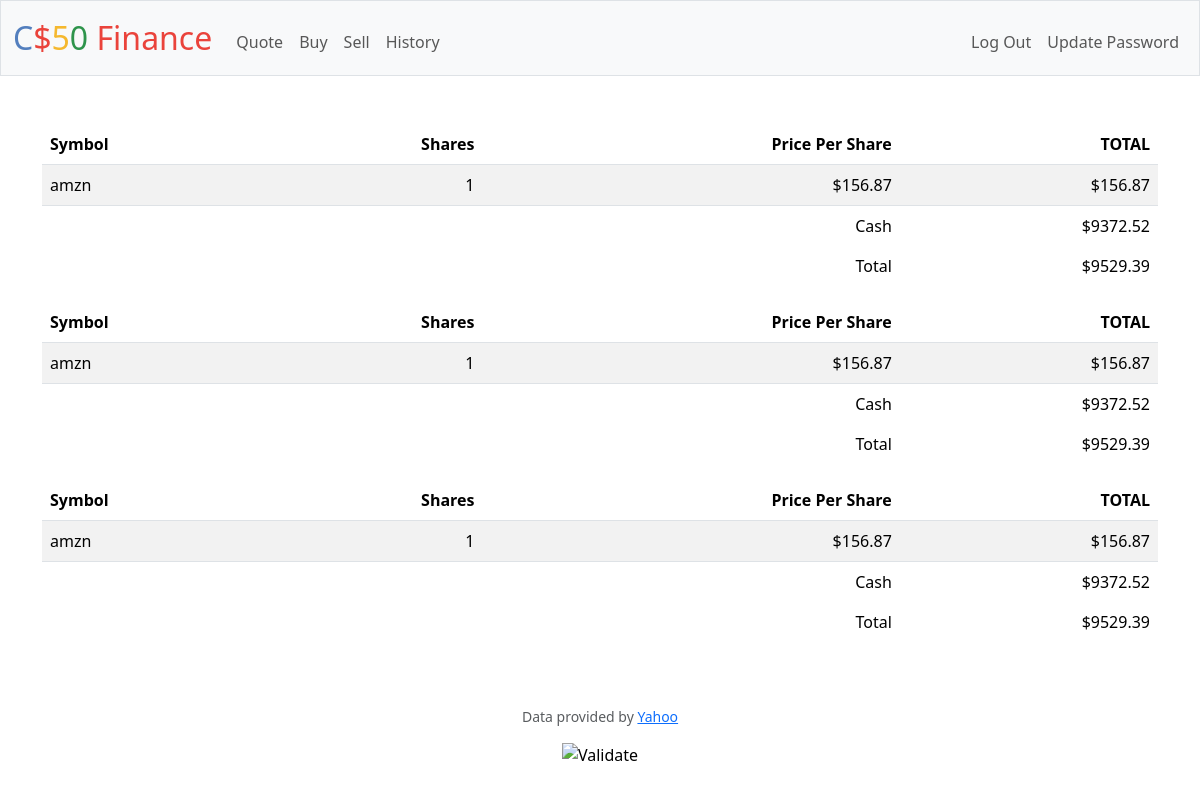
The app's page / (signed in), older data.
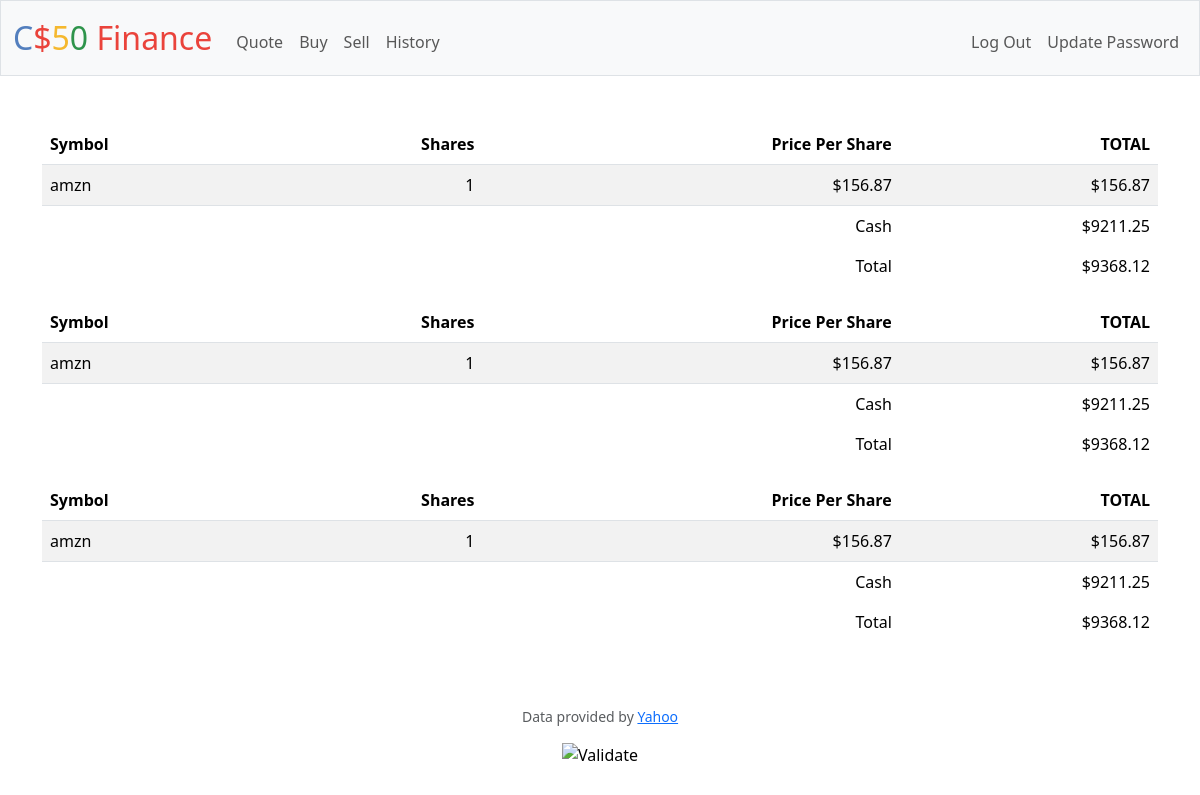
The same page, newer data.
### tables this page shows
CREATE TABLE users (id INTEGER PRIMARY KEY AUTOINCREMENT NOT NULL, username TEXT NOT NULL, hash TEXT NOT NULL, cash NUMERIC NOT NULL DEFAULT 10000.00);

CREATE TABLE 'portfolio' ('id' INTEGER NOT NULL, username TEXT NOT NULL, symbol TEXT NOT NULL,'amount' INTEGER NOT NULL,'UserId' INTEGER NOT NULL, 'price_per_share' INTEGER NOT NULL DEFAULT 0, PRIMARY KEY (id), FOREIGN KEY(UserId) REFERENCES users(id));

### app.py (the view)
@app.route("/")
@login_required
def index():
    try:
            cash = db.execute("SELECT cash FROM users WHERE id = ?", session["user_id"])
            portfolio = db.execute("SELECT * FROM portfolio WHERE UserId = ?", session["user_id"])
    except:
        return apology("Account does not exist.", 400)
    return render_template("portfolio.html", results=portfolio, balance=cash)

### app.py (called while the page is built)
@app.after_request
def after_request(response):
    response.headers["Cache-Control"] = "no-cache, no-store, must-revalidate"
    response.headers["Expires"] = 0
    response.headers["Pragma"] = "no-cache"
    return response

### helpers.py (called while the page is built)
def login_required(f):
    @wraps(f)
    def decorated_function(*args, **kwargs):
        if session.get("user_id") is None:
            return redirect("/login")
        return f(*args, **kwargs)
    return decorated_function

### templates/portfolio.html (shortened to what this page needs)
{% extends "layout.html" %}
{% block main %}
    {% for result in results %}
        <table class="table table-striped">
          <thead>
            <tr>
              <th class="text-start">Symbol</th>
              <th class="text-end">Shares</th>
              <th class="text-end">Price Per Share</th>
              <th class="text-end">TOTAL</th>
            </tr>
          </thead>
          <tbody>
            <tr>
              <td class="text-start">{{ result.symbol }}</td>
              <td class="text-end">{{ result.amount }}</td>
              <td class="text-end">{{ "$%.2f"|format(result.price_per_share) }}</td>
              <td class="text-end">{{ "$%.2f"|format(result.price_per_share * result.amount) }}</td>
            </tr>
          </tbody>
          <tfoot>
            <tr align="right">
              <td class="border-0"></td>
              <td class="border-0"></td>
              <td class="text-end border-0">Cash</td>
              <td class="text-end border-0">{{ "$%.2f"|format(balance[0].cash) }}</td>
            </tr>
            <tr align="right">
              <td class="border-0"></td>
              <td class="border-0"></td>
              <td class="text-end border-0">
                Total
              </td>
              <td class="text-end border-0">
                {% if results %}
                  {{ "$%.2f"|format((results[0].price_per_share * results[0].amount) + balance[0].cash) }}
                {% endif %}
              </td>
            </tr>
          </tfoot>
        </table>
    {% endfor %}
{% endblock %}

Row changes from the older to the newer data that the page shows:
changed through a linked row, portfolio (number 1 of 3 on the later page): price_per_share+amount "$9529.39" → "$9368.12"
changed users: cash "$9372.52" → "$9211.25"
